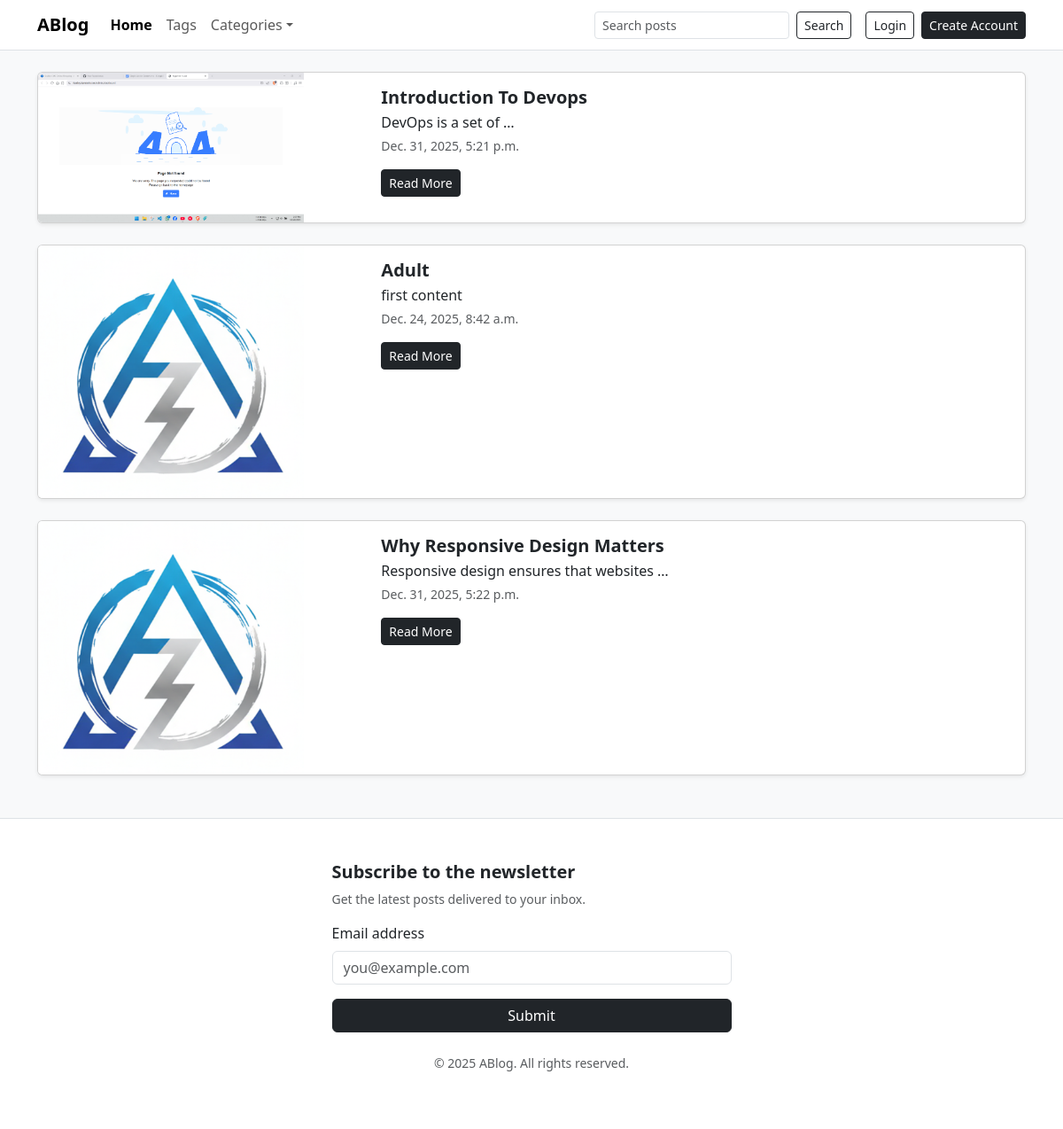
The app's page /tags/1 with its own data.
### posts/models.py (models this page shows, shortened)
class Post(models.Model):
    post_title = models.CharField(max_length=60)
    post_content = models.TextField()
    published_data = models.DateTimeField(auto_now=True)
    tags = models.ManyToManyField(Tag)
    post_image = models.ImageField(upload_to="post", default="post/i.png")

### posts/views.py (the view)
# urls.py: path("tags/<int:id>", views.tags, name="tags"),
def tags(request, id):
    tag = Tag.objects.get(id=id)
    return render(request, "posts/tags.html", {"tags": tag.post_set.all()})

### posts/context_processors.py (called while the page is built)
def categories(request):
  categories = [
    "Programming",
    "Food",
    "Travel"
  ]
  return {"categories": categories}

### posts/templates/posts/tags.html
{% extends "base.html" %}
{% block main %}
  {% for post in tags %}
    {% include "posts/includes/post-card.html" %}
  {% endfor %}
{% endblock main %}

### posts/templates/posts/includes/post-card.html
<div class="mb-4">
  <div class="card shadow-sm overflow-hidden">
    <div class="row g-0">
      <div class="col-4">
        <img src="{{ post.post_image.url }}"
             alt="Post image"
             width="300"
             height="200"
             class="img-fluid object-fit-cover bg-light" />
      </div>
      <div class="col-8">
        <div class="card-body">
          <h5 class="card-title fw-bold mb-1">{{ post.post_title|title }}</h5>
          <p class="card-text text-body mb-1">{{ post.post_content|truncatewords:5 }}</p>
          <p class="card-text text-muted small mb-3">{{ post.published_data }}</p>
          <a href="{% url 'post' post.id %}" class="btn btn-dark btn-sm">Read More</a>
        </div>
      </div>
    </div>
  </div>
</div>

### records on screen
Post: post_image (picture), post_title "Introduction To Devops", post_content "DevOps is a set of …", published_data "Dec. 31, 2025, 5:21 p.m."
Post: post_image (picture), post_title "Adult", post_content "first content", published_data "Dec. 24, 2025, 8:42 a.m."
Post: post_image (picture), post_title "Why Responsive Design Matters", post_content "Responsive design ensures that websites …", published_data "Dec. 31, 2025, 5:22 p.m."
